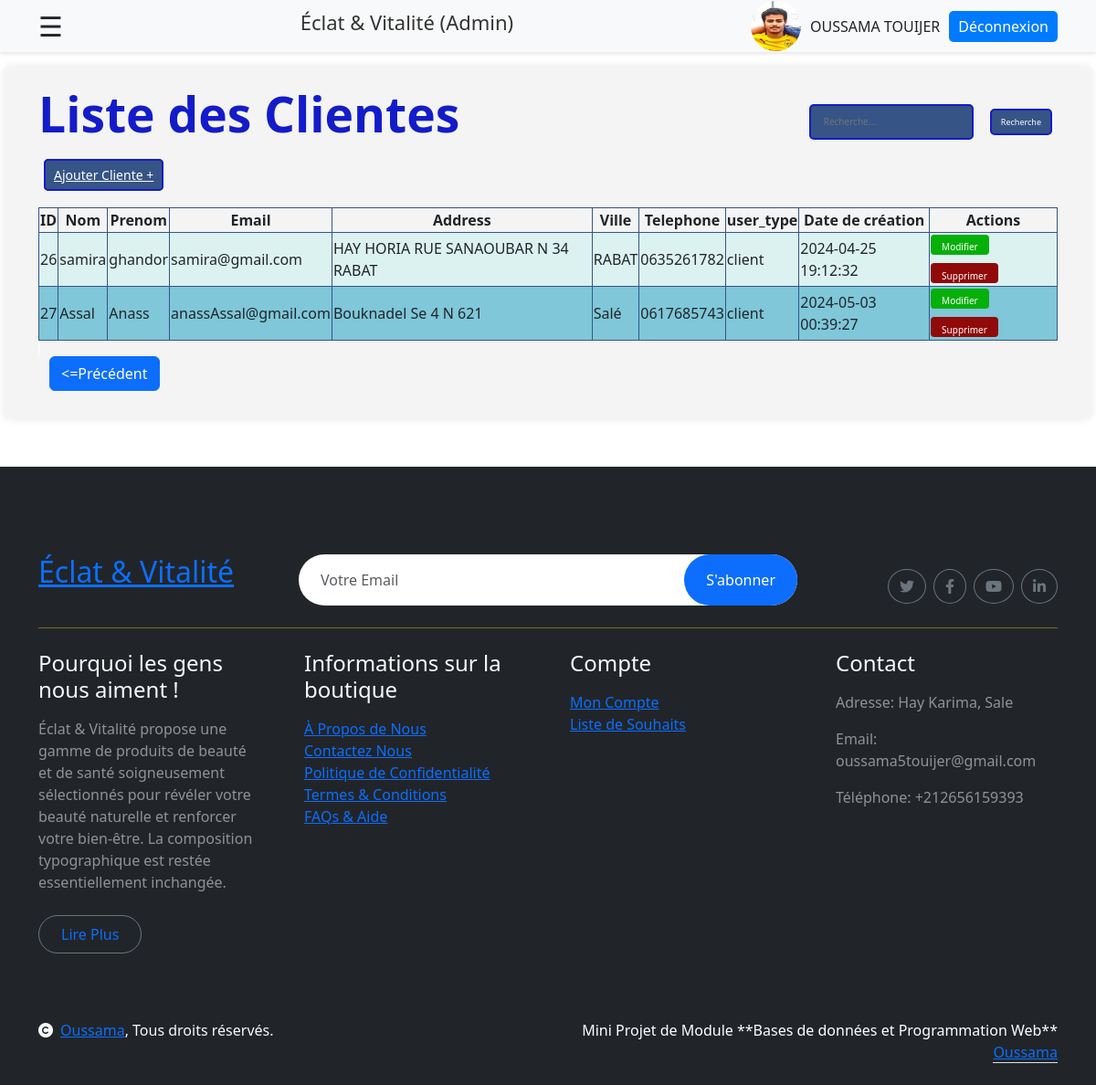
Page /admin/users/listeCustomers.php?page=2 (signed in) on the earlier database version.
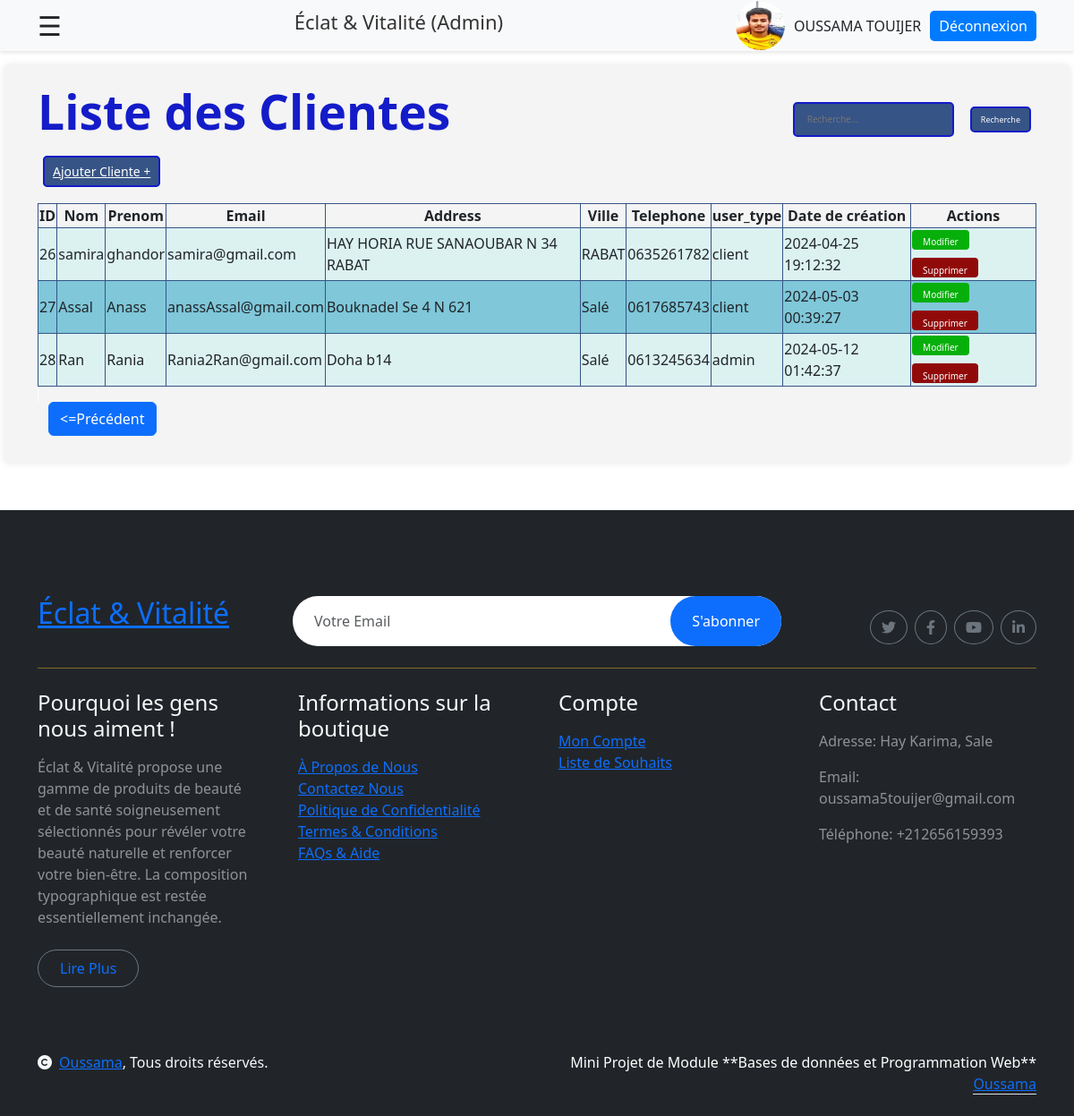
Same page on the later database version.
### tables this page shows
CREATE TABLE IF NOT EXISTS `users` (
  `id` bigint NOT NULL AUTO_INCREMENT,
  `nom` varchar(100) DEFAULT NULL,
  `prenom` varchar(100) DEFAULT NULL,
  `email` varchar(255) DEFAULT NULL,
  `password` varchar(255) DEFAULT NULL,
  `user_type` enum('client','admin') DEFAULT NULL,
  `telephone` varchar(20) DEFAULT NULL,
  `address` varchar(255) DEFAULT NULL,
  `ville` varchar(100) DEFAULT NULL,
  `date_creation` timestamp NULL DEFAULT CURRENT_TIMESTAMP,
  `date_modification` timestamp NULL DEFAULT CURRENT_TIMESTAMP ON UPDATE CURRENT_TIMESTAMP,
  `etat` tinyint(1) DEFAULT '0',
  PRIMARY KEY (`id`)
);

### include/functionsCustomers.php (called while the page is built, shortened)
<?php
function connectToDatabase() {
    $servername = "localhost";
    $username = "root";
    $password = "";
    $DBname = "eclat_vitalite";
    try {
        $conn = new PDO("mysql:host=$servername;dbname=$DBname", $username, $password);
        $conn->setAttribute(PDO::ATTR_ERRMODE, PDO::ERRMODE_EXCEPTION);
        return $conn;
    } catch(PDOException $e) {
        echo "Échec de la connexion : " . $e->getMessage();
        exit();
    }
}
function getAllCustomers() {
    $conn = connectToDatabase();
    $requete = "SELECT * FROM users";
    try {
        $resultat = $conn->query($requete);
        $users = $resultat->fetchAll();
        return $users;
    } catch(PDOException $e) {
        echo "Erreur lors de l'exécution de la requête : " . $e->getMessage();
        $conn = null;
        exit();
    }
}
?>

### admin/users/listeCustomers.php (the view, shortened to what this page needs)
<?php
include '../../include/functionsCustomers.php';
if(!empty($_POST['sCus'])) {
    $users = searchCustomers($_POST['sCus']);
} else {
    $users = getAllCustomers();
}
$page = isset($_GET['page']) ? $_GET['page'] : 1;
$usersPerPage = 4;
$startIndex = ($page - 1) * $usersPerPage;
$usersToShow = array_slice($users, $startIndex, $usersPerPage);
?>
<!DOCTYPE html>
<html lang="en">
<head>
    <link rel="stylesheet" href="stylesCustomers.css">
    <link href="https://cdn.jsdelivr.net/npm/bootstrap@5.3.3/dist/css/bootstrap.min.css" rel="stylesheet" />
    <link href="https://getbootstrap.com/docs/5.3/assets/css/docs.css" rel="stylesheet" />
    <link rel="stylesheet" href="https://cdnjs.cloudflare.com/ajax/libs/font-awesome/6.0.0-beta3/css/all.min.css">
</head>
<body>
<header class="ous" >
    <div class="container d-flex justify-content-between align-items-center">
        <span style="font-size:30px;cursor:pointer" onclick="openDrawer()">&#9776;</span>
        <div class="logo-wrapper">
            <h6 style=" font-size: 22px; color: #333;">Éclat & Vitalité (Admin)</h6>
        </div>
        <div class="user-wrapper">
            <a href="../profile.php">
                <img src="../userImages/user.jpg" alt="user" class="user-image">
            </a>
            <span class="username"><?php echo htmlspecialchars($_SESSION['prenom'].' ' .$_SESSION['nom']); ?></span>
            <?php
            if(isset($_SESSION['email'])) {
                echo '<a class="logout-btn" href="../deconnexion.php">Déconnexion</a>';
            }
            ?>
        </div>
    </div>
</header>
    <div class="main-content">
        <main >
            <div class="container">
                <?php
                if(isset($_SESSION['email'])) {
                echo "<div class='title-and-button'>";
                echo "<h2 class='title' >Liste des Clientes</h1>";
                print'<form method="post" action="" >
                    <input type="number" for="b1" name="sCus" placeholder="Recherche..." class="iptR">
                    <button type="submit" id="b1" class="buR" >
                        Recherche
                    </button>
                </form>';
                echo "</div>";?>
            </div>
            <?php echo '<div class="container"><a href="ajout.php" class="btnAjout" data-bs-toggle="modal" data-bs-target="#ajoutModal"> Ajouter Cliente + </a></div><br>';?>
            <div class="container">
                <?php
                if (empty($usersToShow)) {
                    echo "<p>Aucun Clientes trouvé.</p>";
                } else {
                    echo "<div class='alert alert-danger'>Échec de la mise à jour du Clientes. Veuillez réessayer !!!</div>";?>
                <?php
                echo ' <div class="siw"> <table class="tablee" style="margin-left: auto; margin-right: auto;">
                    <thead>
                <tr>
                    <th>ID</th>
                    <th>Nom</th>
                    <th>Prenom</th>
                    <th>Email</th>
                    <th>Address</th>
                    <th>Ville</th>
                    <th>Telephone</th>
                    <th>user_type</th>
                    <th>Date de création</th>
                    <th>Actions</th>
                </tr>
                    </thead>
                    <tbody>';
                foreach ($usersToShow as $users) {
                    echo "<tr>
                                      <td>{$users['id']}</td>
                                      <td>{$users['nom']}</td>
                                      <td>{$users['prenom']}</td>
                                      <td>{$users['email']}</td>
                                      <td>{$users['address']}</td>
                                      <td>{$users['ville']}</td>
                                      <td>{$users['telephone']}</td>
                                      <td>{$users['user_type']}</td>
                                      <td>{$users['date_creation']}</td>
                                      <td>
                                           <a href='modifer.php' data-bs-toggle='modal' data-bs-target='#modifierModal{$users['id']}' ><button class='edit-button'>Modifier</button></a>
                                           <a href='supprimer.php?id={$users['id']}'><button class='delete-button'>Supprimer</button></a>
                                      </td>
                         </tr>";
                        }
                    echo '</tbody>';
                    echo '</table>';?>
            </div>
        <?php
                    echo '<div class="container pagination-buttons" style="margin-left: auto; margin-right: auto;">';
                    if ($page > 1) {
                        echo '<a href="?page='.($page-1).'" class="btn btn-primary"><=Précédent</a>';
                    }
                    echo '</div>';
                }
                } else {
                    echo "<p>Session data not found.</p>";
                }
               ?>
        </main>
    </div>
<?php include '../../include/footer.php'?>
</body>
</html>

### include/footer.php
<div class="container-fluid bg-dark text-white-50 footer pt-5 mt-5">
    <div class="container py-5">
        <div class="pb-4 mb-4" style="border-bottom: 1px solid rgba(226, 175, 24, 0.5) ;">
            <div class="row g-4">
                <div class="col-lg-3">
                    <a href="#">
                        <h2 class="text-primary mb-0">Éclat & Vitalité</h2>
                    </a>
                </div>
                <div class="col-lg-6">
                    <div class="position-relative mx-auto">
                        <input class="form-control border-0 w-100 py-3 px-4 rounded-pill" type="text" placeholder="Votre Email">
                        <button type="submit" class="btn btn-primary border-0 border-secondary py-3 px-4 position-absolute rounded-pill text-white" style="top: 0; right: 0;">S'abonner</button>
                    </div>
                </div>
                <div class="col-lg-3">
                    <div class="d-flex justify-content-end pt-3">
                        <a class="btn  btn-outline-secondary me-2 btn-md-square rounded-circle" href=""><i class="fab fa-twitter"></i></a>
                        <a class="btn btn-outline-secondary me-2 btn-md-square rounded-circle" href=""><i class="fab fa-facebook-f"></i></a>
                        <a class="btn btn-outline-secondary me-2 btn-md-square rounded-circle" href=""><i class="fab fa-youtube"></i></a>
                        <a class="btn btn-outline-secondary btn-md-square rounded-circle" href=""><i class="fab fa-linkedin-in"></i></a>
                    </div>
                </div>
            </div>
        </div>
        <div class="row g-5">
            <div class="col-lg-3 col-md-6">
                <div class="footer-item">
                    <h4 class="text-light mb-3">Pourquoi les gens nous aiment !</h4>
                    <p class="mb-4">Éclat & Vitalité propose une gamme de produits de beauté et de santé soigneusement sélectionnés pour révéler votre beauté naturelle
                        et renforcer votre bien-être. La composition typographique est restée essentiellement inchangée.</p>
                    <a href="" class="btn border-secondary py-2 px-4 rounded-pill text-primary">Lire Plus</a>
                </div>
            </div>
            <div class="col-lg-3 col-md-6">
                <div class="d-flex flex-column text-start footer-item">
                    <h4 class="text-light mb-3">Informations sur la boutique</h4>
                    <a class="btn-link" href="">À Propos de Nous</a>
                    <a class="btn-link" href="">Contactez Nous</a>
                    <a class="btn-link" href="">Politique de Confidentialité</a>
                    <a class="btn-link" href="">Termes & Conditions</a>
                    <a class="btn-link" href="">FAQs & Aide</a>
                </div>
            </div>
            <div class="col-lg-3 col-md-6">
                <div class="d-flex flex-column text-start footer-item">
                    <h4 class="text-light mb-3">Compte</h4>
                    <a class="btn-link" href="">Mon Compte</a>
                    <a class="btn-link" href="">Liste de Souhaits</a>
                </div>
            </div>
            <div class="col-lg-3 col-md-6">
                <div class="footer-item">
                    <h4 class="text-light mb-3">Contact</h4>
                    <p>Adresse: Hay Karima, Sale</p>
                    <p>Email: oussama5touijer@gmail.com</p>
                    <p>Téléphone: +212656159393</p>
                </div>
            </div>
        </div>
    </div>
</div>
<div class="container-fluid copyright bg-dark py-4">
    <div class="container">
        <div class="row">
            <div class="col-md-6 text-center text-md-start mb-3 mb-md-0">
                <span class="text-light"><a href="#"><i class="fas fa-copyright text-light me-2"></i>Oussama</a>, Tous droits réservés.</span>
            </div>
            <div class="col-md-6 my-auto text-center text-md-end text-white">
                Mini Projet de Module **Bases de données et Programmation Web** <a class="border-bottom" href="#"> Oussama</a>
            </div>
        </div>
    </div>
</div>

Differences in the rows shown:
added users: id "28", nom "Ran", prenom "Rania", email "Rania2Ran@gmail.com", address "Doha b14", ville "Salé", telephone "0613245634", user_type "admin", date_creation "2024-05-12 01:42:37"
